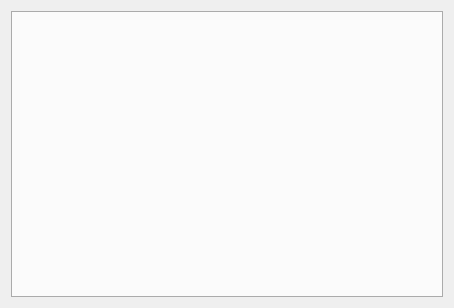
<?xml version="1.0" encoding="UTF-8"?>
<ui version="4.0">
 <class>UIRStatsWorkbook</class>
 <widget class="QWidget" name="UIRStatsWorkbook">
  <property name="geometry">
   <rect>
    <x>0</x>
    <y>0</y>
    <width>454</width>
    <height>308</height>
   </rect>
  </property>
  <property name="windowTitle">
   <string>UIRStatsWorkbook</string>
  </property>
  <layout class="QVBoxLayout" name="verticalLayout_2">
   <item>
    <widget class="QSplitter" name="splitter">
     <property name="orientation">
      <enum>Qt::Horizontal</enum>
     </property>
     <widget class="QTabWidget" name="m_tabWorkbook">
      <property name="tabPosition">
       <enum>QTabWidget::South</enum>
      </property>
      <property name="currentIndex">
       <number>-1</number>
      </property>
     </widget>
    </widget>
   </item>
  </layout>
 </widget>
 <resources/>
 <connections/>
</ui>
